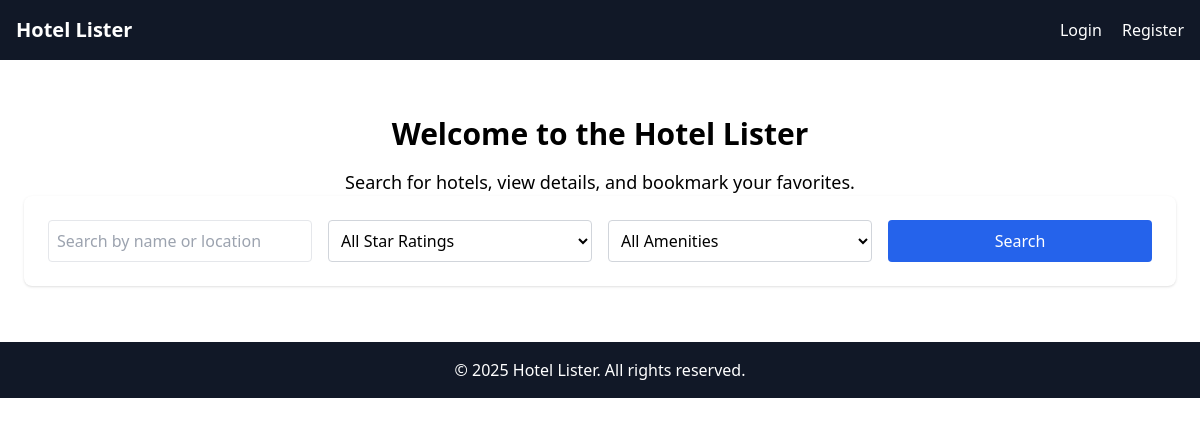
The app's page /, older data.
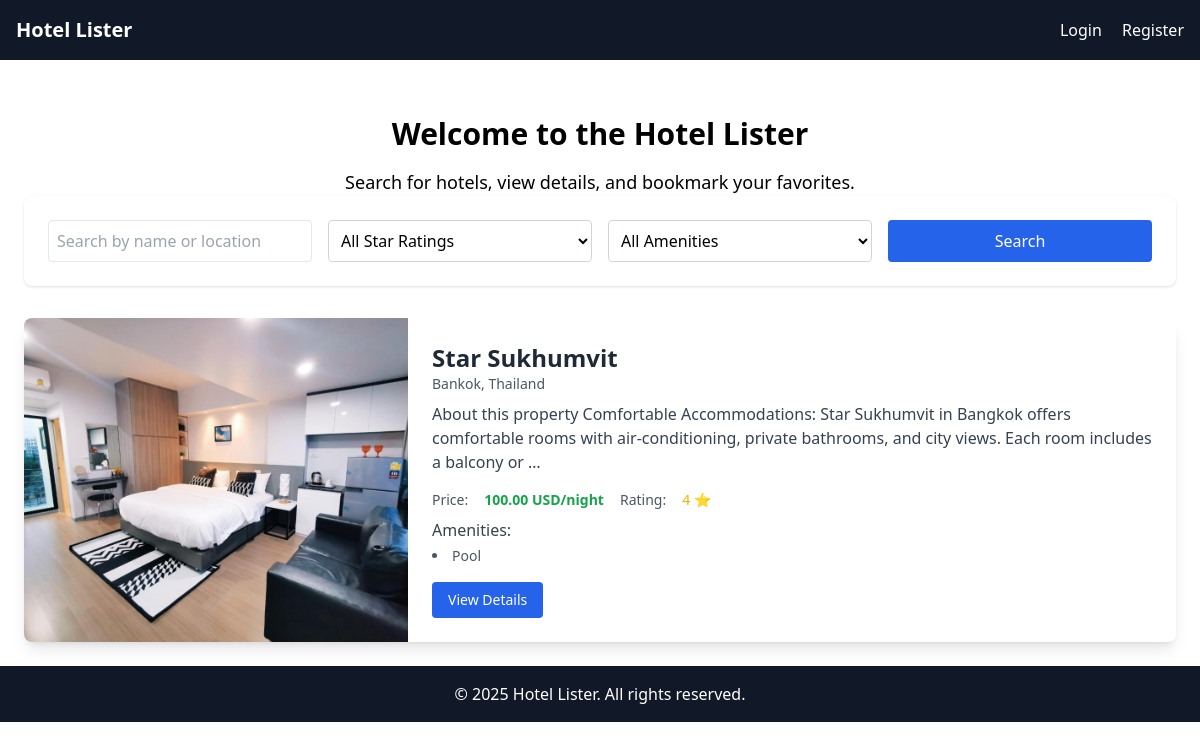
The same page, newer data.
### home/models.py (models this page shows, shortened)
class BaseModel(models.Model):
    uid = models.UUIDField(default=uuid.uuid4, editable=False, primary_key=True)
    created_at = models.DateTimeField(auto_now_add=True)
    updated_at = models.DateTimeField(auto_now=True)
    class Meta:
        abstract = True

class Hotel(BaseModel):
    hotel_name = models.CharField(max_length=200)
    description = models.TextField()
    price = models.DecimalField(max_digits=10, decimal_places=2)
    star_rating = models.IntegerField(choices=[(i, f"{i} Star") for i in range(1, 6)])
    location = models.CharField(max_length=100)
    amenities = models.ManyToManyField(Amenity, related_name="hotels")
    room_count = models.IntegerField(default=10)

class HotelImage(BaseModel):
    hotel = models.ForeignKey(Hotel, related_name="images", on_delete=models.CASCADE)
    image = models.ImageField(upload_to='hotels/')

class Amenity(BaseModel):
    name = models.CharField(max_length=100)

### home/views.py (the view)
# urls.py: 2. Add a URL to urlpatterns:  path('', views.home, name='home')
def home(request):
    query = request.GET.get('q', '')
    star_rating = request.GET.get('star_rating')
    amenity = request.GET.get('amenity')
    hotels = Hotel.objects.all()
    if query:
        hotels = hotels.filter(Q(hotel_name__icontains=query) | Q(location__icontains=query))
    if star_rating:
        hotels = hotels.filter(star_rating=star_rating)
    if amenity:
        hotels = hotels.filter(amenities__name__icontains=amenity)
    for hotel in hotels:
        hotel.image = hotel.images.first() if hotel.images.exists() else None
    amenities = Amenity.objects.all()
    bookmarked_hotels = []
    if request.user.is_authenticated:
        bookmarked_hotels = HotelBookmark.objects.filter(user=request.user).values_list('hotel__uid', flat=True)
    return render(request, 'home.html', {
        'hotels': hotels,
        'query': query,
        'star_rating': star_rating,
        'amenity': amenity,
        'amenities': amenities,
        'bookmarked_hotels': bookmarked_hotels,  # Pass to template
    })

### home/templates/home.html (shortened to what this page needs)
{% extends 'base.html' %}
{% block content %}
  <div class="text-center mt-8">
    <h1 class="text-3xl font-bold">Welcome to the Hotel Lister</h1>
    <p class="mt-4 text-lg">Search for hotels, view details, and bookmark your favorites.</p>
  </div>
  <form method="get" class="bg-white rounded-lg shadow p-6 mb-6 grid grid-cols-1 md:grid-cols-4 gap-4">
    <input type="text" name="q" placeholder="Search by name or location"
          value="{{ query }}" class="p-2 border rounded w-full" />
    <select name="star_rating"  class="p-2 border border-gray-300 dark:border-gray-600 bg-white dark:bg-gray-700 text-black dark:text-white rounded w-full">
      <option value="">All Star Ratings</option>
    </select>
    <select name="amenity" class="p-2 border border-gray-300 dark:border-gray-600 bg-white dark:bg-gray-700 text-black dark:text-white rounded w-full">
      <option value="">All Amenities</option>
    </select>
    <button type="submit" class="bg-blue-600 text-white px-4 py-2 rounded hover:bg-blue-700">
      Search
    </button>
  </form>
  <div class="mt-8 space-y-6">
    {% for hotel in hotels %}
    <div class="bg-white rounded-lg shadow-lg overflow-hidden flex flex-col md:flex-row relative">
        <div class="md:w-1/3 w-full h-64 md:h-auto">
          {% with hotel.images.all|first as first_image %}
            {% if first_image %}
              <img src="{{ first_image.image.url }}" alt="{{ hotel.hotel_name }}" class="object-cover w-full h-full">
            {% else %}
              <img src="https://via.placeholder.com/400x300.png?text=No+Image" alt="No image available" class="object-cover w-full h-full">
            {% endif %}
          {% endwith %}
        </div>
        <div class="md:w-2/3 p-6 flex flex-col justify-between">
          <div>
            <h2 class="text-2xl font-semibold text-gray-800">{{ hotel.hotel_name }}</h2>
            <p class="text-gray-600 text-sm mb-2">{{ hotel.location }}</p>
            <p class="text-gray-700 text-base mb-4">{{ hotel.description|truncatewords:25 }}</p>
            <div class="flex items-center space-x-4 text-sm text-gray-600 mb-2">
              <span class="font-medium">Price:</span>
              <span class="font-semibold text-green-600">{{ hotel.price }} USD/night</span>
              <span class="ml-4 font-medium">Rating:</span>
              <span class="text-yellow-500">{{ hotel.star_rating }} ⭐</span>
            </div>
            <div class="mt-2">
              <p class="font-medium text-gray-700 mb-1">Amenities:</p>
              <ul class="list-disc list-inside text-sm text-gray-600 grid grid-cols-2 gap-1">
                {% for amenity in hotel.amenities.all %}
                  <li>{{ amenity.name }}</li>
                {% empty %}
                  <li>No amenities listed</li>
                {% endfor %}
              </ul>
            </div>
          </div>
          <div class="mt-4">
            <a href="{% url 'hotel_detail' hotel.uid %}" class="inline-block px-4 py-2 bg-blue-600 text-white text-sm font-medium rounded hover:bg-blue-700 transition">
              View Details
            </a>
          </div>
        </div>
      </div>
    {% endfor %}
  </div>
{% endblock %}

### home/templates/base.html (shortened to what this page needs)
<!DOCTYPE html>
<html lang="en" class="{% if user.is_authenticated and user.profile.theme_preference == 'dark' %}dark{% endif %}">
<head>
    <script src="https://cdn.tailwindcss.com"></script>
</head>
<body class="bg-white text-black dark:bg-gray-800 dark:text-white flex flex-col min-h-screen">
    <header class="bg-gray-900 p-4 flex justify-between items-center">
        <div>
            <a href="{% url 'home' %}" class="text-white text-xl font-semibold">Hotel Lister</a>
        </div>
        <div class="space-x-4">
            {% if user.is_authenticated %}
                <a href="{% url 'profile' %}" class="text-white">My Profile</a>
                <a href="{% url 'logout' %}" class="text-white">Logout</a>
                <button id="theme-toggle" class="text-white">
                    {% if user.profile.theme_preference == 'dark' %}
                        Switch to Light Theme
                    {% else %}
                        Switch to Dark Theme
                    {% endif %}
                </button>
            {% else %}
                <a href="{% url 'login' %}" class="text-white">Login</a>
                <a href="{% url 'register' %}" class="text-white">Register</a>
            {% endif %}
        </div>
    </header>
    <main class="p-6">
        {% block content %}{% endblock %}
    </main>
    <footer class="bg-gray-900 p-4 text-white text-center">
        <p>&copy; 2025 Hotel Lister. All rights reserved.</p>
    </footer>
</body>
</html>

Row changes from the older to the newer data that the page shows:
added Hotel: image (picture), hotel_name "Star Sukhumvit", location "Bankok, Thailand", description "About this property Comfortable Accommodations: Star Sukhumvit in Bangkok offers comfortable rooms with air-conditioning, private bathrooms, and city views. Each room includes a balcony or …", price "100.00", star_rating "4"
added Amenity: name "Pool"
